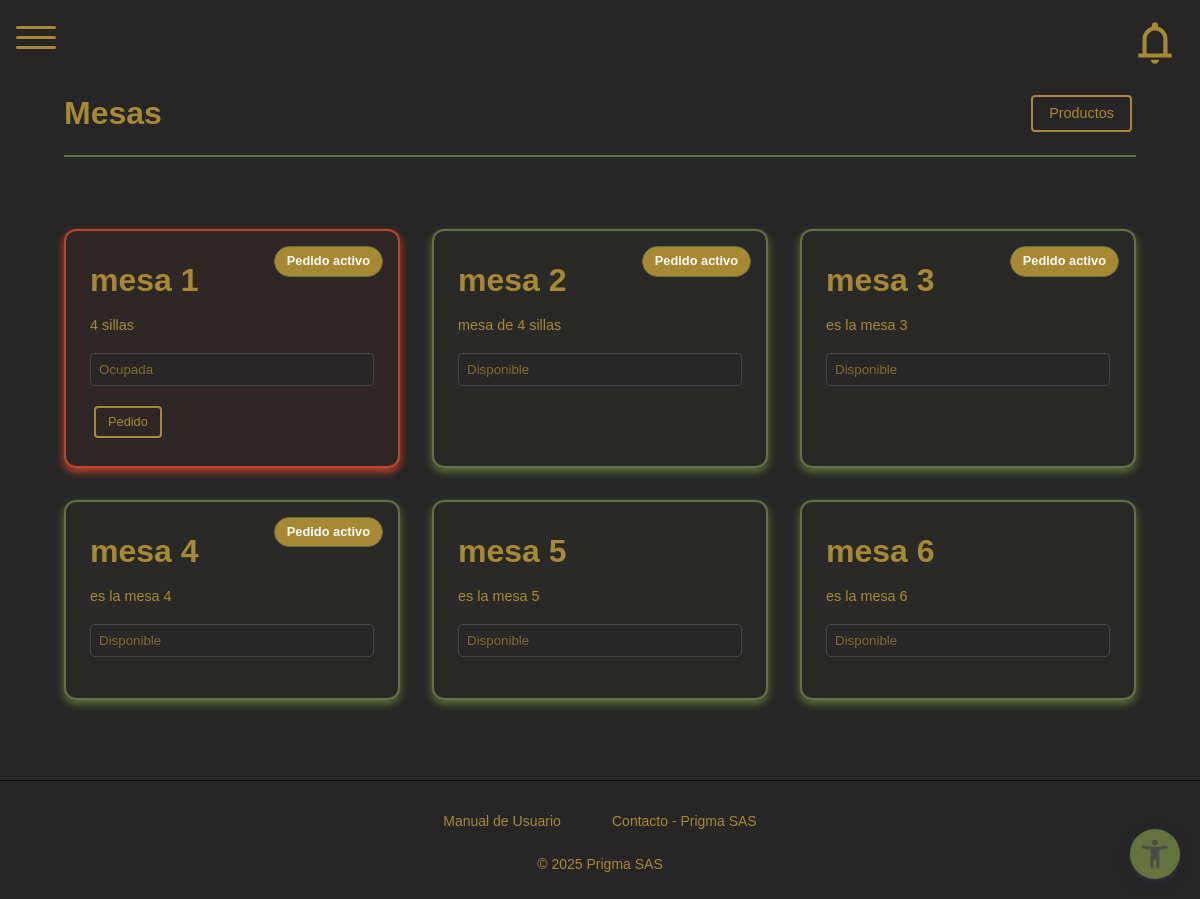
The app's page /mesas/ with its own data.
### tables/models.py (models this page shows, shortened)
class Mesa(models.Model):
    ESTADO_CHOICES = [
        ('disponible', 'Disponible'),
        ('ocupada', 'Ocupada'),
        ('reservada', 'Reservada'),
        ('fuera de servicio', 'Fuera de servicio'),
    ]
    nombre = models.CharField(max_length=50)
    descripcion = models.TextField(blank=True)
    estado = models.CharField(max_length=20, choices=ESTADO_CHOICES, default='disponible')

### tables/views.py (the view)
# urls.py: path('mesas/', views.MesaListView.as_view(), name='mesas_lista'),
@method_decorator(permission_required('tables', 'ver'), name='dispatch')
class MesaListView(ListView):
    model = Mesa
    template_name = 'mesas/lista_mesas_native.html'
    context_object_name = 'mesas'
    def get_queryset(self):
        pedidos_en_proceso = Pedido.objects.filter(
            mesa=OuterRef('pk'),
            estado='en_proceso'
        )
        queryset = Mesa.objects.annotate(
            tiene_pedidos_en_proceso=Exists(pedidos_en_proceso)
        ).order_by('nombre')
        return queryset

### roles/templatetags/roles_tags.py (called while the page is built, shortened)
@register.filter
def has_perm(user, perm_str):
    if not user.is_authenticated:
        return False

### tables/templates/mesas/lista_mesas_native.html (shortened to what this page needs)
{% extends 'base_admin.html' %}
{% load static %}
{% load roles_tags %}
{% block extra_css %}
  <link rel="stylesheet" href="{% static 'css/main/tables/tables.css' %}" />
  <link rel="stylesheet" href="{% static 'css/main/tables/modal.css' %}" />
{% endblock %}
{% block content %}
<div class="container">
  <div class="header">
    <h2>Mesas</h2>
    <a href="{% url 'products:products_admin' %}" class="btn btn-primary">Productos</a>
  </div>
  <div class="mesas-container">
    {% for mesa in mesas %}
    <div class="mesa-card {{ mesa.estado|slugify }}">
      {% if mesa.pedidos.exists %}
      <span class="pedido-activo">Pedido activo</span>
      {% endif %}
      <div>
        <div class="mesa-nombre" id="ver_nombre_{{ mesa.id }}">
          {{ mesa.nombre }}
        </div>
        <div class="mesa-desc" id="ver_desc_{{ mesa.id }}">
          {{ mesa.descripcion }}
        </div>
      </div>
      {% if request.user|has_perm:"tables,editar" %}
      <form method="post" action="{% url 'tables:actualizar_estado' mesa.id %}">
        {% csrf_token %}
        <div class="input-group">
          <select name="estado" class="form-select" onchange="this.form.submit()">
            <option value="disponible" {% if mesa.estado == "disponible" %}selected{% endif %}>
              Disponible
            </option>
            <option value="ocupada" {% if mesa.estado == "ocupada" %}selected{% endif %}>
              Ocupada
            </option>
            <option value="reservada" {% if mesa.estado == "reservada" %}selected{% endif %}>
              Reservada
            </option>
            <option value="fuera de servicio" {% if mesa.estado == "fuera de servicio" %}selected{% endif %}>
              Fuera de servicio
            </option>
          </select>
        </div>
      </form>
      {% else %}
      <div class="input-group">
        <select name="estado" class="form-select" disabled>
            <option>{{ mesa.get_estado_display }}</option>
        </select>
      </div>
      {% endif %}
      <div class="acciones">
        <button class="btn btn-primary btn-sm" onclick="gestionarPedido('{{ mesa.id }}')">
          Pedido
        </button>
      </div>
    </div>
    {% endfor %}
  </div>
</div>
{% endblock %}

### static/css/main/admin/dashboard.css (style rules this page uses)
body { display: flex; flex-direction: column; margin: 0; font-family: sans-serif; height: 100vh; }
.container { max-width: 100%; }

### static/js/DataTables/datatables.css (style rules this page uses)
:root { --dt-row-selected: 13, 110, 253; --dt-row-selected-text: 255, 255, 255; --dt-row-selected-link: 9, 10, 11; --dt-row-stripe: 0, 0, 0; --dt-row-hover: 0, 0, 0; --dt-column-ordering: 0, 0, 0; --dt-header-align-items: center; --dt-html-background: white; }
:root { --dt-row-hover-alpha: 0.035; --dt-row-stripe-alpha: 0.023; --dt-column-ordering-alpha: 0.019; --dt-row-selected-stripe-alpha: 0.923; --dt-row-selected-column-ordering-alpha: 0.919; }

### static/css/main/tables/tables.css (style rules this page uses)
* { color: var(--color-secondary) !important ; }
.container { max-width: 100%; margin: 0 auto; background: transparent; padding: 2rem 3rem; box-sizing: border-box; }
.header { display: flex; justify-content: space-between; align-items: center; margin-bottom: 2.5rem; padding-bottom: 1rem; border-bottom: 2px solid var(--color-primary); }
h2 { color: var(--color-light); font-size: 2rem; margin: 0; }
.mesas-container { display: grid; grid-template-columns: repeat(auto-fit, minmax(280px, 1fr)); gap: 2rem; padding: 2rem 0; }
.mesa-card { background: transparent; border-radius: 12px; border: 2px solid; padding: 1.5rem; color: var(--color-light); box-shadow: 0 4px 8px; transition: all 0.3s ease; position: relative; min-height: 200px; max-width: 650px; }
.disponible { border-color: var(--color-primary); box-shadow: 0 4px 8px var(--color-shadow); background-color: rgba(98, 115, 61, 0.05); }
.ocupada { border-color: var(--color-dark); box-shadow: 0 4px 8px var(--color-dark); background-color: rgba(191, 69, 42, 0.05); }
.mesa-nombre { font-weight: bold; font-size: 2rem; color: var(--color-secondary); margin-bottom: 0.5rem; }
.mesa-desc { font-size: 0.9rem; color: var(--color-gray); margin-bottom: 1rem; }
.pedido-activo { position: absolute; top: 15px; right: 15px; background: var(--color-secondary); color: white !important; padding: 4px 12px; border-radius: 20px; font-size: 0.8rem; font-weight: bold; border: 1px solid var(--color-primary); }
.input-group { display: flex; gap: 8px; margin-bottom: 1rem; }
.form-select, .form-control { flex: 1; padding: 8px 12px; border: 2px solid var(--color-primary); border-radius: 8px; background: transparent; color: var(--color-secondary); transition: all 0.3s ease; }
.acciones { display: flex; gap: 10px; flex-wrap: wrap; margin-top: auto; }

### static/css/_variables/_colors.css (style rules this page uses)
:root { --color-primary: #7d9250; --color-secondary: #4a4a4a; --color-dark: #a6502a; --color-light: #e5e5e5; --color-accent: #ffffff; --color-gray: #b1b1b1; --color-shadow: #c3d1a3; }
[data-theme="dark"] { --color-primary: #62733d; --color-secondary: #a68932; --color-dark: #bf452a; --color-light: #262626; --color-accent: #0d0d0d; --color-gray: #a68932; --color-shadow: #62733d; }

### static/css/_components/_buttons.css (style rules this page uses)
.btn { display: inline-block; padding: 0.5rem 1rem; margin: 0.25rem; max-width: 200px; min-width: 80px; border: 2px solid var(--color-secondary); border-radius: 4px; background-color: transparent; color: var(--color-secondary); text-decoration: none; text-align: center; font-weight: 500; font-size: 0.9rem; line-height: 1.2; cursor: pointer; transition: all 0.3s ease; box-sizing: border-box; white-space: nowrap; overflow: hidden; text-overflow: ellipsis; }
.btn-sm { padding: 0.375rem 0.75rem; font-size: 0.8rem; min-width: 60px; max-width: 150px; }
.btn-primary { border-color: var(--color-secondary); color: var(--color-secondary); }

### static/css/_components/_forms.css (style rules this page uses)
select { appearance: none; background-repeat: no-repeat; background-position: right 1rem center; background-size: 1em; padding-right: 2.5rem; }

### static/css/_components/_selects.css (style rules this page uses)
select { background-color: var(--color-light) !important; color: var(--color-secondary) !important; border: 1px solid #555 !important; border-radius: 5px !important; padding: 0.5rem !important; }

### records on screen
Mesa: shows "Pedido activo", nombre "mesa 1", descripcion "4 sillas", estado "Ocupada"
Mesa: shows "Pedido activo", nombre "mesa 2", descripcion "mesa de 4 sillas", estado "Disponible"
Mesa: shows "Pedido activo", nombre "mesa 3", descripcion "es la mesa 3", estado "Disponible"
Mesa: shows "Pedido activo", nombre "mesa 4", descripcion "es la mesa 4", estado "Disponible"
Mesa: nombre "mesa 5", descripcion "es la mesa 5", estado "Disponible"
Mesa: nombre "mesa 6", descripcion "es la mesa 6", estado "Disponible"
